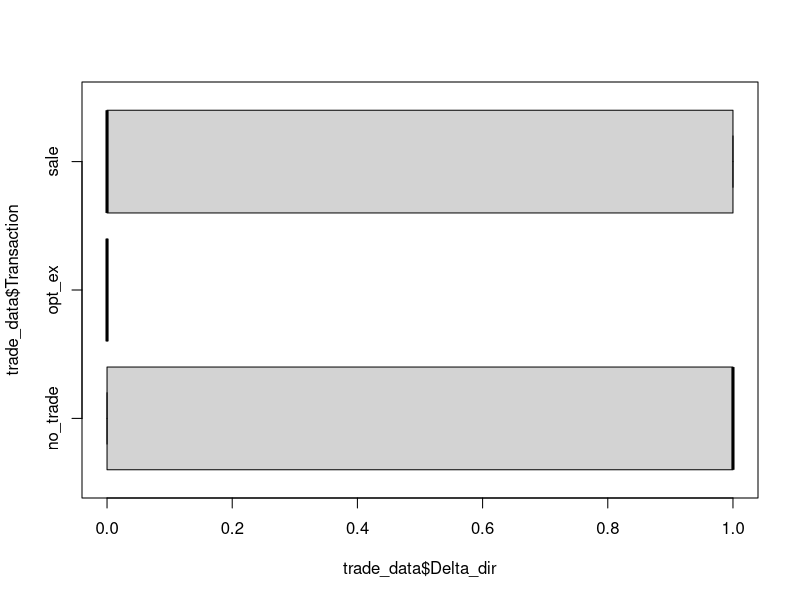

The R source for this figure:

print(getwd()) 

setwd("insider_trades")
print(getwd()) 
trade_data <-read.csv("insider_trade_deltas.csv")



boxplot(trade_data$Delta_dir ~ trade_data$Transaction, ylim=c(0,1), horizontal=TRUE)


delta_by_transaction_anova<-aov(trade_data$Delta_dir ~ trade_data$Transaction)
summary(delta_by_transaction_anova)
